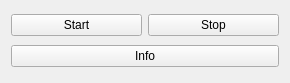
<?xml version="1.0" encoding="UTF-8"?>
<ui version="4.0">
 <class>Widget</class>
 <widget class="QWidget" name="Widget">
  <property name="geometry">
   <rect>
    <x>0</x>
    <y>0</y>
    <width>290</width>
    <height>83</height>
   </rect>
  </property>
  <property name="windowTitle">
   <string>Widget</string>
  </property>
  <layout class="QVBoxLayout" name="verticalLayout">
   <item>
    <layout class="QHBoxLayout" name="horizontalLayout">
     <item>
      <widget class="QPushButton" name="btnStart">
       <property name="text">
        <string>Start</string>
       </property>
      </widget>
     </item>
     <item>
      <widget class="QPushButton" name="btnStop">
       <property name="text">
        <string>Stop</string>
       </property>
      </widget>
     </item>
    </layout>
   </item>
   <item>
    <widget class="QPushButton" name="btnInfo">
     <property name="text">
      <string>Info</string>
     </property>
    </widget>
   </item>
  </layout>
 </widget>
 <resources/>
 <connections/>
</ui>
